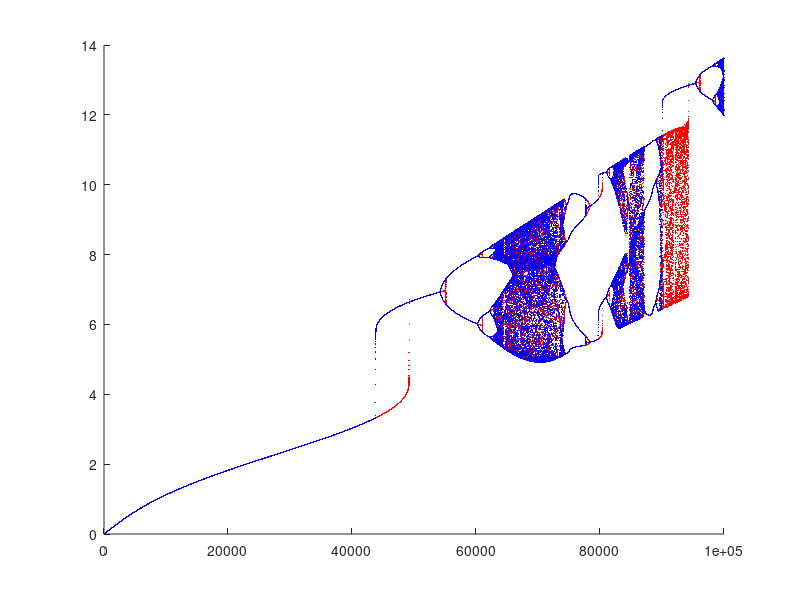

This figure's MATLAB source: (Note: this script raises an error after producing the figure.)
% Program_14b.m: Bifurcation diagram of the Ikeda map.
% Initialize parameters.
B=0.15;phi=0;Pmax=10;En=0;   
half_N=99999;
N=2*half_N+1;
N1=1+half_N;
% Preallocate arrays for speed.
esqr_up=zeros(half_N, 2);
esqr_down=zeros(N - N1, 2);
% Ramp the power up.
% Python range(half_N) is 0 to half_N-1.
for idx=1:half_N
    n=idx-1; 
    % Ikeda map iteration formula.
    En=sqrt(n*Pmax/N1)+B*En*exp(1i*(abs(En)^2-phi));
    esqr1=abs(En)^2;
    esqr_up(idx,:)=[n,esqr1];
end
% Ramp the power down.
% Python range(N1, N) runs from N1 to N-1.
idx_down=1;
for n=N1:(N - 1)
    % Ikeda map iteration formula.
    En=sqrt(2*Pmax-n*Pmax/N1)+B*En*exp(1i*(abs(En)^2-phi));
    esqr1=abs(En)^2;
    esqr_down(idx_down,:)=[N-n,esqr1];
    idx_down=idx_down+1;
end
% Plot the results.
figure('Color', 'w');
hold on;
% Plot upward ramp in red and downward ramp in blue.
plot(esqr_up(:,1),esqr_up(:,2),'r.','MarkerSize',0.2);
plot(esqr_down(:,1),esqr_down(:,2),'b.','MarkerSize',0.2);
% Configure axes and map ticks to Input Power scale.
xtick_vals=linspace(0,Pmax,6);
set(gca,'XTick',(xtick_vals./Pmax)*N1);
set(gca,'XTickLabel',string(num2cell(xtick_vals)));
% Labels and formatting
xlabel('Input Power');
ylabel('Output Power');
set(gca, 'FontSize', 15);
grid on;
hold off;
% End Prog_17b.m.
